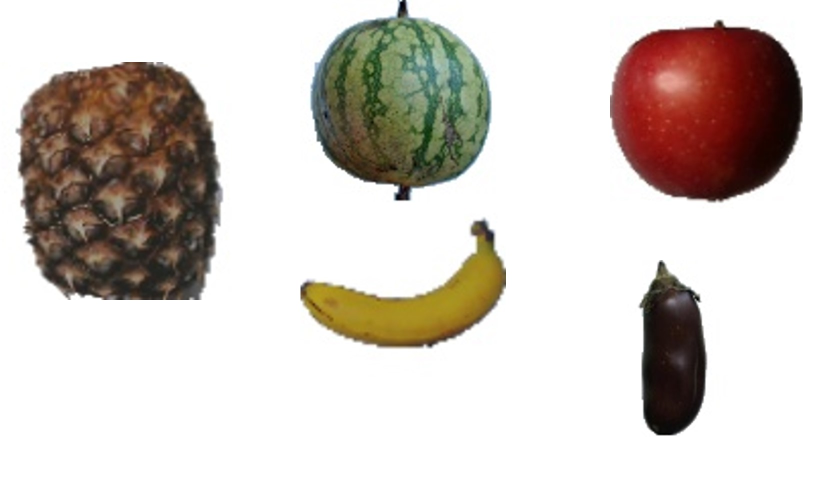
#> input picture fruits/test1.jpg, 1641 x 955 px (shown at 1/2 size)
$ python -i test.py   (imports and definitions only)
#> lines starting #> are read from the running program, lines starting #| are printed output that depends on the picture
import cv2
import numpy as np
import joblib
from skimage import measure
from skimage.feature import hog, local_binary_pattern
import os
import matplotlib.pyplot as plt


# 图像预处理
def preprocess_image(image, target_size=(100, 100)):
    resized_image = cv2.resize(image, target_size)  # 确保图像尺寸一致
    return resized_image


# 提取颜色直方图特征
def extract_color_histogram(image):
    hsv_image = cv2.cvtColor(image, cv2.COLOR_BGR2HSV)
    hist = cv2.calcHist([hsv_image], [0, 1, 2], None, [8, 8, 8], [0, 180, 0, 256, 0, 256])
    cv2.normalize(hist, hist)
    return hist.flatten()


# 提取HOG特征
def extract_hog_features(image):
    gray_image = cv2.cvtColor(image, cv2.COLOR_BGR2GRAY)
    features, _ = hog(gray_image, pixels_per_cell=(8, 8), cells_per_block=(2, 2), visualize=True)
    return features


# 提取LBP特征
def extract_lbp_features(image):
    gray_image = cv2.cvtColor(image, cv2.COLOR_BGR2GRAY)
    lbp = local_binary_pattern(gray_image, P=8, R=1, method='uniform')
    (hist, _) = np.histogram(lbp.ravel(), bins=np.arange(0, 10), range=(0, 9))
    hist = hist.astype("float")
    hist /= (hist.sum() + 1e-6)
    return hist


# 特征提取函数
def extract_features(image):
    color_image = preprocess_image(image)
    color_histogram = extract_color_histogram(color_image)
    hog_features = extract_hog_features(color_image)
    lbp_features = extract_lbp_features(color_image)
    combined_features = np.hstack([color_histogram, hog_features, lbp_features])
    return combined_features


# 加载模型和缩放器
model_dir = 'E://Fruit-Images-Dataset-master//models'  # 模型保存路径
# [8 lines not run here, left out]

# 读取图像并处理成灰度图像
image_path = 'fruits/test1.jpg'  # 替换为你的图像路径
# [1 line not run here, left out]
# [1 line that did not run here, left out]

# 使用 Canny 边缘检测
# [1 line that did not run here, left out]

# 形态学操作：膨胀和闭操作以连接边缘
kernel = cv2.getStructuringElement(cv2.MORPH_RECT, (10, 10))
# [1 line that did not run here, left out]
# [1 line that did not run here, left out]

# 标记不同的图形
# [1 line that did not run here, left out]

# 舍弃面积较小的连通区域
min_area = 4000  # 设定一个阈值，舍弃面积小于该阈值的连通区域
# [3 lines not run here, left out]

# 重新标记
# [1 line that did not run here, left out]
# [1 line that did not run here, left out]


# 构建分类器并进行识别
def classify_fruit(image, label, classifier, scaler, label_encoder):
    mask = labels == label
    x, y, w, h = cv2.boundingRect(mask.astype(np.uint8))
    fruit_image = image[y:y + h, x:x + w]

    # 确保分割后的图像调整为相同的大小
    fruit_image_resized = cv2.resize(fruit_image, (100, 100))
    features = extract_features(fruit_image_resized)
    features = scaler.transform([features])
    probabilities = classifier.predict_proba(features)[0]
    top_index = np.argmax(probabilities)
    fruit_label = label_encoder.inverse_transform([top_index])[0]
    probability = probabilities[top_index]
    print(f'Predicted class: {fruit_label}, Probability: {probability:.4f}')

    # 在原图上标记检测结果
    cv2.rectangle(image, (x, y), (x + w, y + h), (0, 255, 0), 2)
    cv2.putText(image, f'{fruit_label}: {probability:.4f}', (x, y - 10), cv2.FONT_HERSHEY_SIMPLEX, 0.9, (0, 255, 0), 2)
    return image


# 在原图上标记所有检测结果
# [7 lines not run here, left out]

>>> import cv2
>>> picture = cv2.imread('fruits/test1.jpg')
#> picture is the input picture: shape (955, 1641, 3); mean B, G, R 194.6, 200.8, 208.4
>>> result = extract_features(picture)
#> in preprocess_image, `resized_image = cv2.resize(image, target_size)`:
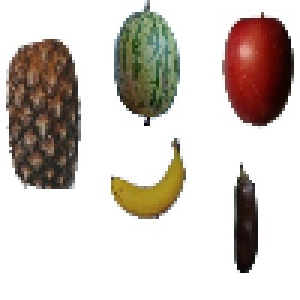
#> resized_image: shape (100, 100, 3) (shown 3 times larger); mean B, G, R 194.4, 200.6, 208.2
#> in extract_color_histogram, `hsv_image = cv2.cvtColor(image, cv2.COLOR_BGR2HSV)`: hsv_image: shape (100, 100, 3); mean H, S, V 10.6, 37.3, 209.5
#> in extract_features, `color_histogram = extract_color_histogram(color_image)`: color_histogram = 512 values, max 0.998 at index 7, min 0 at index 8, mean 0.00296
#> in extract_hog_features, `gray_image = cv2.cvtColor(image, cv2.COLOR_BGR2GRAY)`:
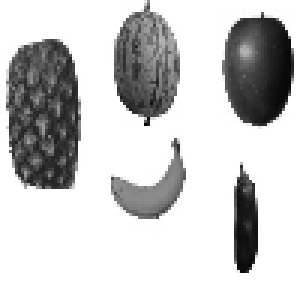
#> gray_image: shape (100, 100) (shown 3 times larger); min 2, max 255, mean 202.2
#> in extract_hog_features, `features, _ = hog(gray_image, pixels_per_cell=(8, 8), cells_per_block=..`: features = 4356 values, max 1 at index 3217, min 0 at index 0, mean 0.0861
#> in extract_features, `hog_features = extract_hog_features(color_image)`: hog_features has the same summary as features in extract_hog_features
#> in extract_lbp_features, `lbp = local_binary_pattern(gray_image, P=8, R=1, method='uniform')`:
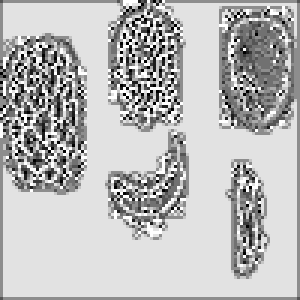
#> lbp: shape (100, 100) float64 (shown 3 times larger); min 0, max 9, mean 6.59; drawn with min black and max white
#> in extract_lbp_features, `(hist, _) = np.histogram(lbp.ravel(), bins=np.arange(0, 10), range=(0,..`: hist = [189, 280, 192, 563, 620, 1276, 227, 506, 6147]
#> in extract_lbp_features, `hist /= (hist.sum() + 1e-6)`: hist = [0.0189, 0.028, 0.0192, 0.0563, 0.062, 0.128, 0.0227, 0.0506, 0.615]
#> in extract_features, `lbp_features = extract_lbp_features(color_image)`: lbp_features has the same summary as hist in extract_lbp_features
#> in extract_features, `combined_features = np.hstack([color_histogram, hog_features, lbp_feat..`: combined_features = 4877 values, max 1 at index 3729, min 0 at index 8, mean 0.0774
#> result has the same summary as combined_features in extract_features

$ run again, on fruits/hamigua.jpg
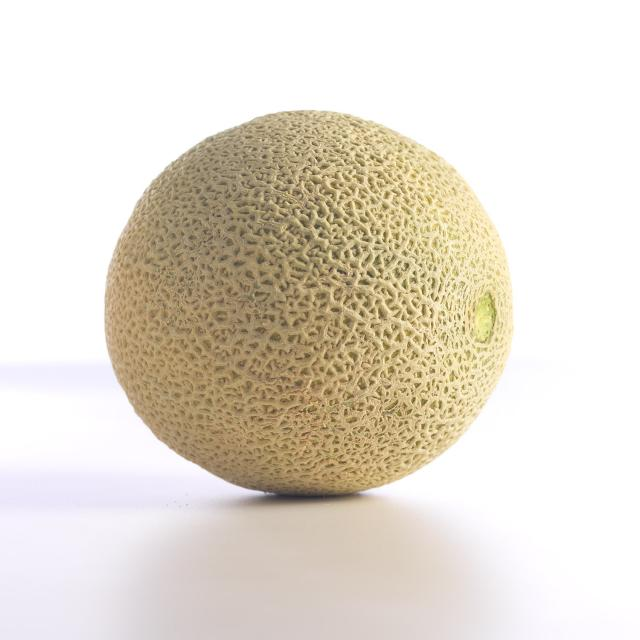
#> input picture fruits/hamigua.jpg, 640 x 640 px
#> picture is the input picture: shape (640, 640, 3); mean B, G, R 207.2, 219.6, 227.2
#> hsv_image: shape (100, 100, 3); mean H, S, V 28.6, 30.2, 227.8
#> color_histogram = 512 values, max 0.948 at index 7, min 0 at index 0, mean 0.00408
#> in extract_hog_features, `gray_image = cv2.cvtColor(image, cv2.COLOR_BGR2GRAY)`:
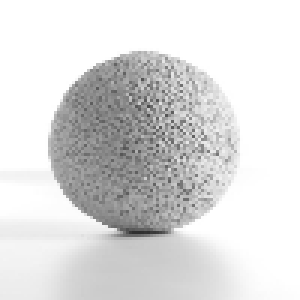
#> gray_image: shape (100, 100) (shown 3 times larger); min 47, max 255, mean 220.4
#> features = 4356 values, max 1 at index 175, min 0 at index 0, mean 0.099
#> hog_features has the same summary as features in extract_hog_features
#> in extract_lbp_features, `lbp = local_binary_pattern(gray_image, P=8, R=1, method='uniform')`:
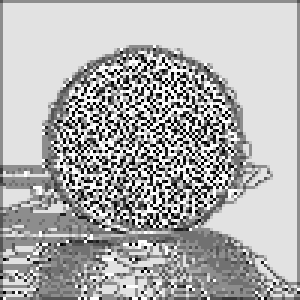
#> lbp: shape (100, 100) float64 (shown 3 times larger); min 0, max 9, mean 6.22; drawn with min black and max white
#> in extract_lbp_features, `(hist, _) = np.histogram(lbp.ravel(), bins=np.arange(0, 10), range=(0,..`: hist = [498, 415, 180, 547, 647, 1427, 293, 510, 5483]
#> in extract_lbp_features, `hist /= (hist.sum() + 1e-6)`: hist = [0.0498, 0.0415, 0.018, 0.0547, 0.0647, 0.143, 0.0293, 0.051, 0.548]
#> lbp_features has the same summary as hist in extract_lbp_features
#> combined_features = 4877 values, max 1 at index 687, min 0 at index 0, mean 0.0891
#> result has the same summary as combined_features in extract_features
